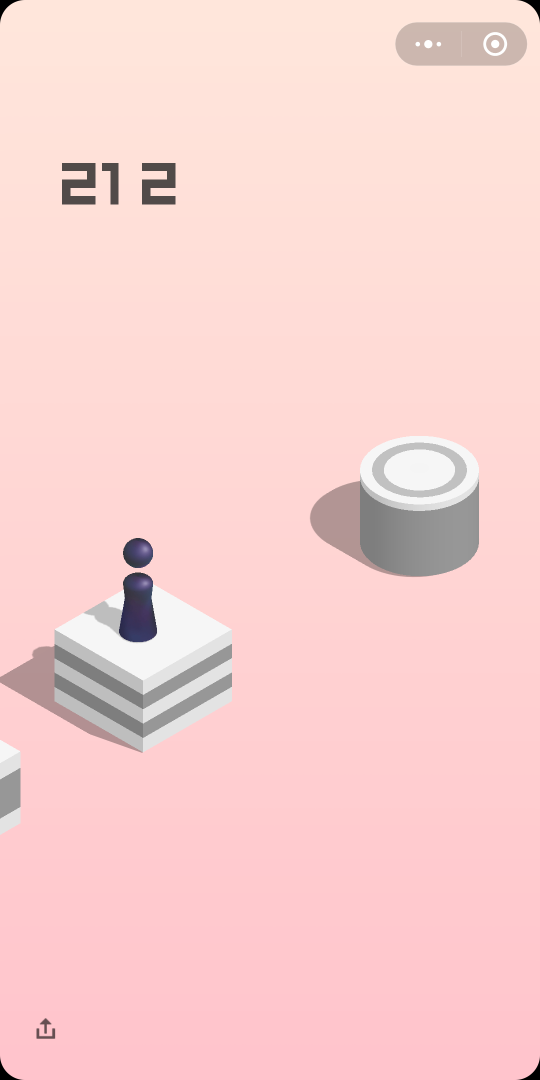
#> input picture e.png, 1080 x 2160 px (shown at 1/2 size)
$ python edge.py
#> lines starting #> are read from the running program, lines starting #| are printed output that depends on the picture; after the words box and inside, x2 and y2 are one past the last pixel; in counts of white or black regions, pixels touching at a corner belong together
# coding=utf-8
import cv2
import numpy as np
import math


## 750 1200
pt = (273, 1264)

img = cv2.imread("e.png", 0)
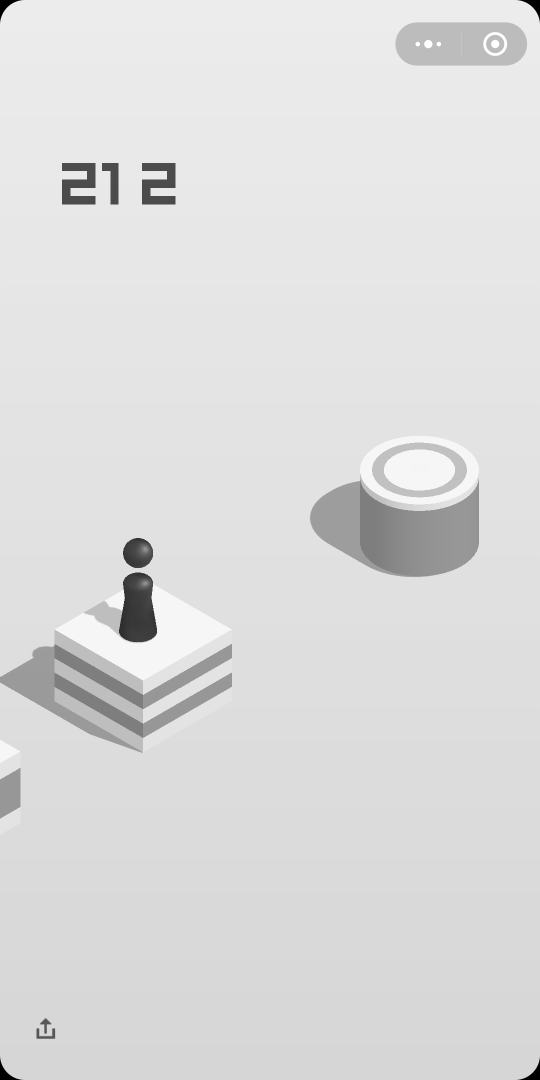
#> img: shape (2160, 1080) (shown at 1/2 size); min 0, max 255, mean 220.3

canny = cv2.Canny(img, 15, 30, apertureSize=3)
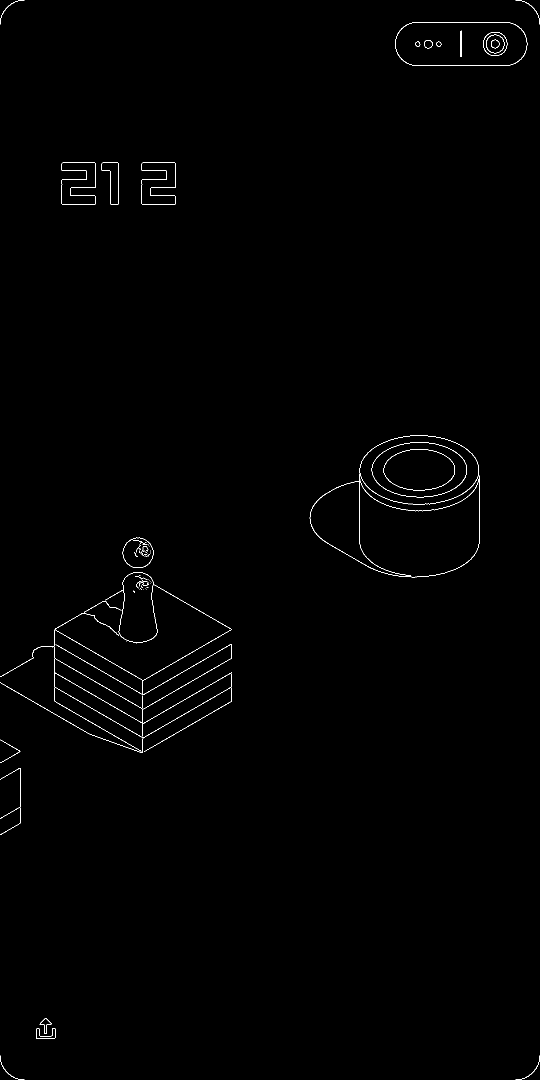
#> canny: shape (2160, 1080) (shown at 1/2 size); 0.46% white in thin lines or dots

pick = np.zeros(canny.shape, np.uint8)

leftpt = (0, pt[1] - int(pt[0] * math.tan(math.pi / 6)))
rightpt = (img.shape[0], pt[1] - int((img.shape[0] - pt[0]) * math.tan(math.pi / 6)))
#> rightpt = (2160, 175)
cv2.line(pick, pt, leftpt, 255, 2)
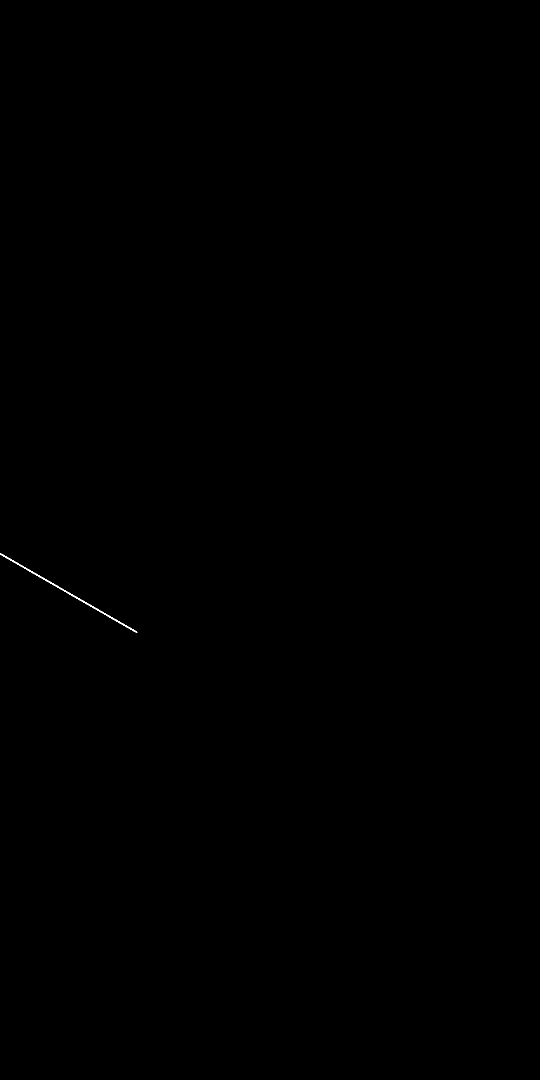
#> pick: shape (2160, 1080) (shown at 1/2 size); 0.04% white in thin lines or dots, all inside (x1, y1, x2, y2) = (0, 1106, 275, 1266)
cv2.line(pick, pt, rightpt, 255, 2)

cv2.line(pick, (pt[0], pt[1] + 30), (leftpt[0], leftpt[1]+30), 255, 2)
#> pick: shape (2160, 1080); 0.21% white in thin lines or dots, all inside (x1, y1, x2, y2) = (0, 797, 1080, 1296)
cv2.line(pick, (pt[0], pt[1]+30), (rightpt[0], rightpt[1]+30), 255, 2)
cv2.line(pick, (pt[0], pt[1] - 30), (leftpt[0], leftpt[1]-30), 255, 2)
cv2.line(pick, (pt[0], pt[1]-30), (rightpt[0], rightpt[1]-30), 255, 2)
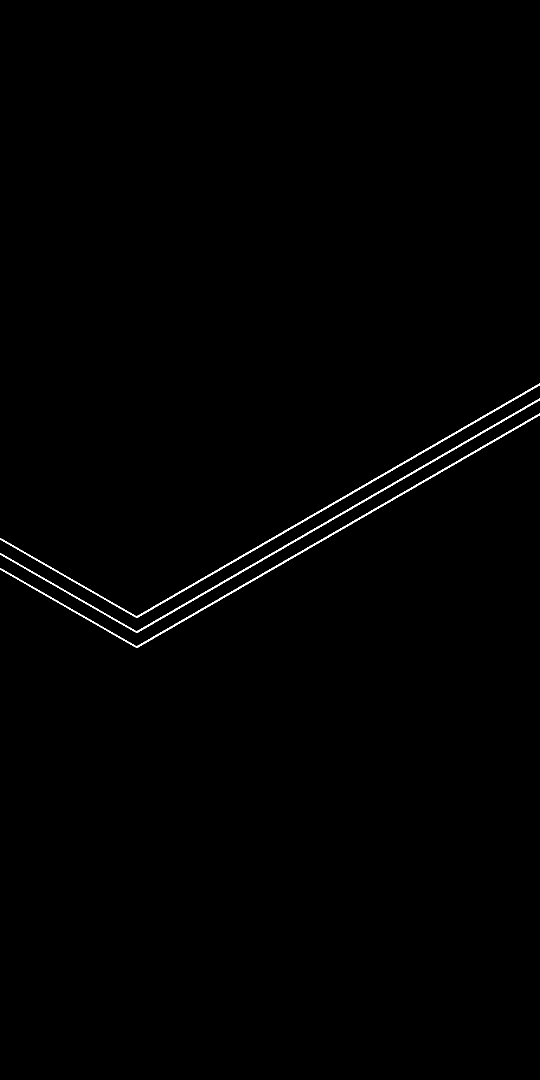
#> pick: shape (2160, 1080) (shown at 1/2 size); 0.52% white; 3 white regions, box (x1, y1, x2, y2) and area: (0, 767, 1080, 1236) 4020, (0, 797, 1080, 1266) 4020, (0, 827, 1080, 1296) 4020


cv2.imwrite('e-e.png', cv2.bitwise_and(pick, canny))
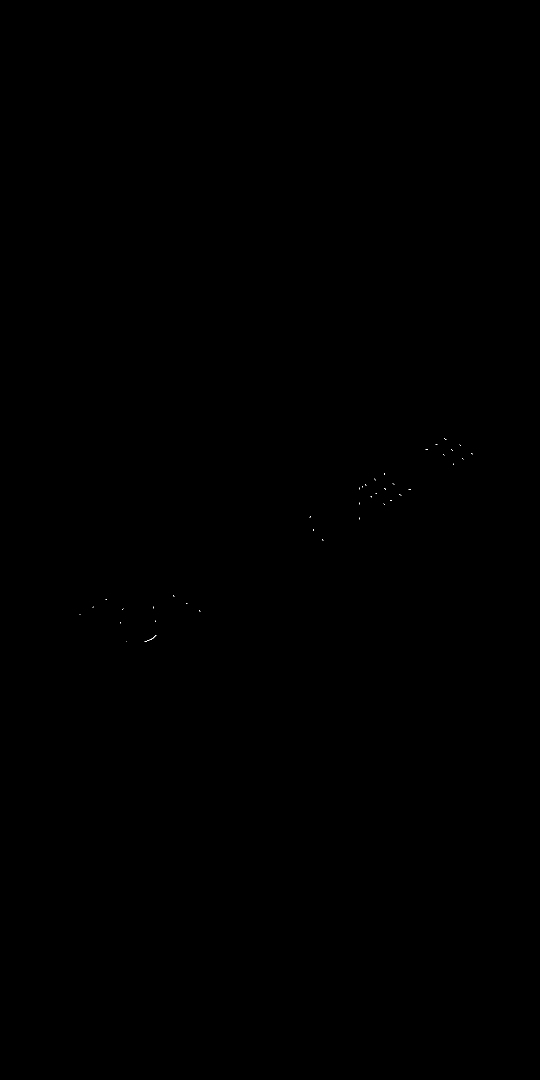
#> saved as e-e.png: shape (2160, 1080) (shown at 1/2 size); 0.01% white in thin lines or dots, all inside (x1, y1, x2, y2) = (159, 877, 945, 1284)
# [31 lines of commented-out code are left out]
